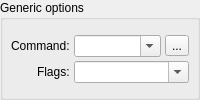
         <widget class="QGroupBox" name="generic_groupBox">
          <property name="sizePolicy">
           <sizepolicy hsizetype="Preferred" vsizetype="Maximum">
            <horstretch>0</horstretch>
            <verstretch>0</verstretch>
           </sizepolicy>
          </property>
          <property name="title">
           <string>Generic options</string>
          </property>
          <property name="expandable" stdset="0">
           <bool>true</bool>
          </property>
          <property name="xmlCategory" stdset="0">
           <string>generic</string>
          </property>
          <layout class="QFormLayout" name="generic_formLayout">
           <property name="labelAlignment">
            <set>Qt::AlignRight|Qt::AlignTrailing|Qt::AlignVCenter</set>
           </property>
           <property name="formAlignment">
            <set>Qt::AlignLeading|Qt::AlignLeft|Qt::AlignVCenter</set>
           </property>
           <property name="horizontalSpacing">
            <number>4</number>
           </property>
           <property name="verticalSpacing">
            <number>4</number>
           </property>
           <property name="margin">
            <number>8</number>
           </property>
           <item row="0" column="0">
            <widget class="QLabel" name="command_label">
             <property name="text">
              <string>Command:</string>
             </property>
            </widget>
           </item>
           <item row="1" column="0">
            <widget class="QLabel" name="flags_label">
             <property name="text">
              <string>Flags:</string>
             </property>
            </widget>
           </item>
           <item row="0" column="1">
            <widget class="QFrame" name="command_frame">
             <property name="lineWidth">
              <number>0</number>
             </property>
             <layout class="QHBoxLayout" name="command_horizontalLayout">
              <property name="spacing">
               <number>4</number>
              </property>
              <property name="margin">
               <number>0</number>
              </property>
              <item>
               <widget class="QComboBox" name="command_comboBox">
                <property name="toolTip">
                 <string>Path to the command executable.</string>
                </property>
                <property name="editable">
                 <bool>true</bool>
                </property>
                <property name="xmlTag" stdset="0">
                 <string>command</string>
                </property>
                <property name="storeHistory" stdset="0">
                 <bool>true</bool>
                </property>
               </widget>
              </item>
              <item>
               <widget class="QToolButton" name="commandBrowse_toolButton">
                <property name="text">
                 <string>...</string>
                </property>
                <property name="iconSize">
                 <size>
                  <width>15</width>
                  <height>15</height>
                 </size>
                </property>
                <property name="toolButtonStyle">
                 <enum>Qt::ToolButtonIconOnly</enum>
                </property>
                <property name="noBackground" stdset="0">
                 <bool>false</bool>
                </property>
                <property name="attach" stdset="0">
                 <bool>true</bool>
                </property>
               </widget>
              </item>
             </layout>
            </widget>
           </item>
           <item row="1" column="1">
            <widget class="QFrame" name="flags_frame">
             <property name="lineWidth">
              <number>0</number>
             </property>
             <layout class="QHBoxLayout" name="flags_horizontalLayout">
              <property name="spacing">
               <number>4</number>
              </property>
              <property name="margin">
               <number>0</number>
              </property>
              <item>
               <widget class="QComboBox" name="flags_comboBox">
                <property name="toolTip">
                 <string>Allows additional command-line flags to be specified.</string>
                </property>
                <property name="editable">
                 <bool>true</bool>
                </property>
                <property name="xmlTag" stdset="0">
                 <string>flags</string>
                </property>
                <property name="storeHistory" stdset="0">
                 <bool>true</bool>
                </property>
               </widget>
              </item>
             </layout>
            </widget>
           </item>
          </layout>
         </widget>
